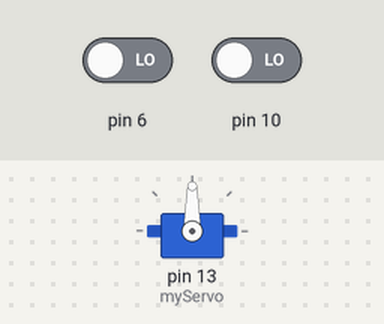
Recording of a sketch running on a simulated Arduino Uno, built with avr-gcc and run on an emulated ATmega328P. On the bench: servo. Inputs (shaded band) come from the test bench; at power-on: pin 6 LOW, pin 10 LOW.

Above: at 1.2 s.
1.3 s: pin 6 driven HIGH
At 1.75 s:
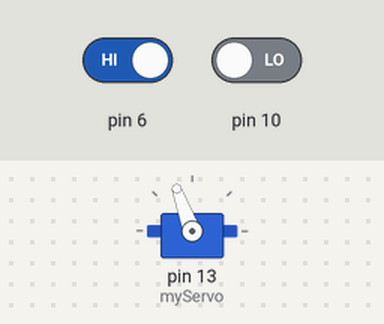
At 2.45 s:
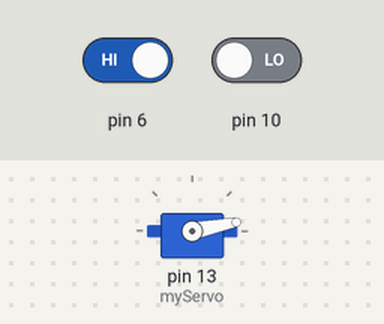
4.3 s: pin 10 driven HIGH
10.3 s: pin 10 driven LOW
13.3 s: pin 6 driven LOW
At 14.1 s:
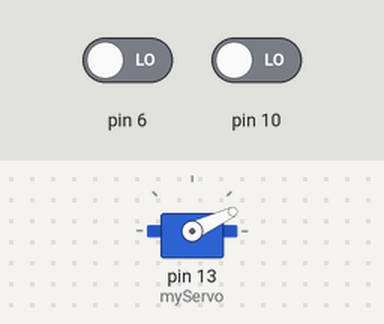
Timing chart, 0 to 15.9 s (numbered marks = the images above; inputs shaded):
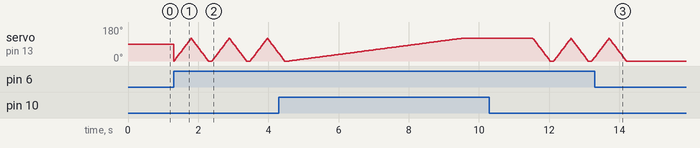

Measured:
- after the input at 13.3 s, servo on pin 13 (myServo): goes on until 14.2 s, then stays 0°

The sketch:

5.ino
```cpp
/**
 * @author https://chatgpt.com
 */

// Benodigde library
#include <Servo.h>

// Maak servo object aan
Servo myServo;
// Maak variabele aan voor delay
int delayTime = 100;

void setup() {
  // Stel pin 10 in als een input (Button 1)
  pinMode(10, INPUT);
  // Stel pin 6 in als een input (Button 2)
  pinMode(6, INPUT);
  // Stel pin 13 in voor de servomotor
  myServo.attach(13);
}

void loop() {
  // Wacht 0,1 seconde
  delay(delayTime);

  // Lees de huidige status van de knoppen
  int button1State = digitalRead(10);
  int button2State = digitalRead(6);

  // Controleer de status van de knoppen en beweeg de servo
  if (button1State == HIGH && button2State == HIGH) {
    // Als beide knoppen worden ingedrukt
    // Beweeg de servo van 0 naar 120 graden in 5 seconden
    moveServo(0, 120, 5000);
    // Wacht 2 seconde
    delay(2000);
    // Beweeg de servo van 120 naar 0 graden in 0,5 seconden
    moveServo(120, 0, 500);
  } else if (button1State == HIGH) {
    // Als knop 1 wordt ingedrukt
    // Beweeg de servo van 0 naar 120 graden in 5 seconden
    moveServo(0, 120, 5000);
    // Beweeg de servo van 120 naar 0 graden in 5 seconden
    moveServo(120, 0, 5000);
  } else if (button2State == HIGH) {
    // Als knop 2 wordt ingedrukt
    // Beweeg de servo van 0 naar 120 graden in 0,5 seconden
    moveServo(0, 120, 500);
    // Beweeg de servo van 120 naar 0 graden in 0,5 seconden
    moveServo(120, 0, 500);
  }
}

void moveServo(int startAngle, int endAngle, int duration) {
  // Bereken het totale aantal stappen
  int totalSteps = abs(endAngle - startAngle);
   // Bereken de delay per stap
  int stepDelay = duration / totalSteps;

  // Beweeg de servo van startAngle naar endAngle
  if (startAngle < endAngle) {
    for (int angle = startAngle; angle <= endAngle; angle++) {
      // Zet de servo naar de huidige hoek
      myServo.write(angle);
      // Wacht de berekende delay
      delay(stepDelay);
    }
  } else {
    for (int angle = startAngle; angle >= endAngle; angle--) {
      // Zet de servo naar de huidige hoek
      myServo.write(angle);
      // Wacht de berekende delay
      delay(stepDelay);
    }
  }
}
```
